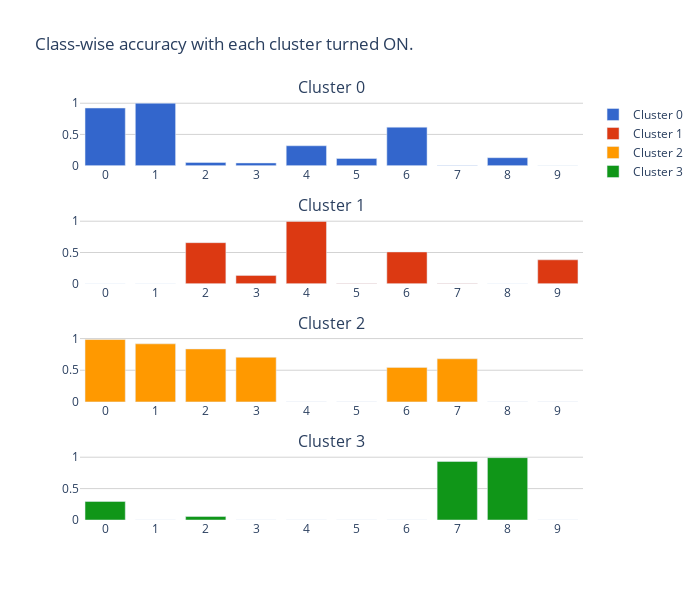

The notebook cell this image was saved under:
### Code cell
# Create subplots: one row per cluster

fig = make_subplots(rows=num_clusters, cols=1, shared_xaxes=False,
                    subplot_titles=[f'Cluster {i}' for i in range(num_clusters)])

for i in range(num_clusters):
    fig.add_trace(go.Bar(
        x=['0', '1', '2', '3', '4', '5', '6', '7', '8', '9'],
        y=classwise_accuracies[i],
        marker_color=colors[i],
        name=f'Cluster {i}',
    ), row=i+1, col=1)

# white background
fig.update_layout(plot_bgcolor='white')

# gridlines

fig.update_yaxes(showgrid=True, gridwidth=1, gridcolor='LightGray')

fig.update_layout(height=150 * num_clusters, width=700, title_text='Class-wise accuracy with each cluster turned ON.')

fig.show()

### Figure 1 — Plotly figure (JSON) as saved in the notebook; plotly's stock layout.template omitted (floating-point values rounded to 4 significant figures)
{"data": [{"marker": {"color": "#3366CC"}, "name": "Cluster 0", "type": "bar", "x": ["0", "1", "2", "3", "4", "5", "6", "7", "8", "9"], "xaxis": "x", "y": [0.923, 0.999, 0.05, 0.043, 0.318, 0.114, 0.616, 0.002, 0.127, 0], "yaxis": "y"}, {"marker": {"color": "#DC3912"}, "name": "Cluster 1", "type": "bar", "x": ["0", "1", "2", "3", "4", "5", "6", "7", "8", "9"], "xaxis": "x2", "y": [0, 0, 0.657, 0.134, 0.997, 0.003, 0.509, 0.005, 0, 0.383], "yaxis": "y2"}, {"marker": {"color": "#FF9900"}, "name": "Cluster 2", "type": "bar", "x": ["0", "1", "2", "3", "4", "5", "6", "7", "8", "9"], "xaxis": "x3", "y": [0.985, 0.917, 0.836, 0.704, 0, 0, 0.545, 0.681, 0, 0], "yaxis": "y3"}, {"marker": {"color": "#109618"}, "name": "Cluster 3", "type": "bar", "x": ["0", "1", "2", "3", "4", "5", "6", "7", "8", "9"], "xaxis": "x4", "y": [0.295, 0, 0.056, 0, 0, 0, 0, 0.932, 0.993, 0], "yaxis": "y4"}], "layout": {"annotations": [{"font": {"size": 16}, "showarrow": false, "text": "Cluster 0", "x": 0.5, "xanchor": "center", "xref": "paper", "y": 1, "yanchor": "bottom", "yref": "paper"}, {"font": {"size": 16}, "showarrow": false, "text": "Cluster 1", "x": 0.5, "xanchor": "center", "xref": "paper", "y": 0.7188, "yanchor": "bottom", "yref": "paper"}, {"font": {"size": 16}, "showarrow": false, "text": "Cluster 2", "x": 0.5, "xanchor": "center", "xref": "paper", "y": 0.4375, "yanchor": "bottom", "yref": "paper"}, {"font": {"size": 16}, "showarrow": false, "text": "Cluster 3", "x": 0.5, "xanchor": "center", "xref": "paper", "y": 0.1562, "yanchor": "bottom", "yref": "paper"}], "height": 600, "plot_bgcolor": "white", "title": {"text": "Class-wise accuracy with each cluster turned ON."}, "width": 700, "xaxis": {"anchor": "y", "domain": [0, 1]}, "xaxis2": {"anchor": "y2", "domain": [0, 1]}, "xaxis3": {"anchor": "y3", "domain": [0, 1]}, "xaxis4": {"anchor": "y4", "domain": [0, 1]}, "yaxis": {"anchor": "x", "domain": [0.8438, 1], "gridcolor": "LightGray", "gridwidth": 1, "showgrid": true}, "yaxis2": {"anchor": "x2", "domain": [0.5625, 0.7188], "gridcolor": "LightGray", "gridwidth": 1, "showgrid": true}, "yaxis3": {"anchor": "x3", "domain": [0.2812, 0.4375], "gridcolor": "LightGray", "gridwidth": 1, "showgrid": true}, "yaxis4": {"anchor": "x4", "domain": [0, 0.1562], "gridcolor": "LightGray", "gridwidth": 1, "showgrid": true}}}
